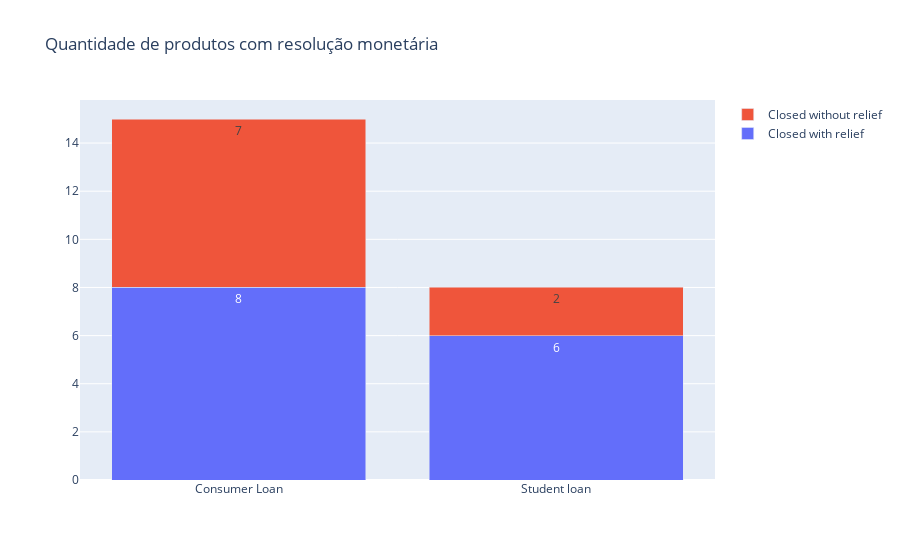
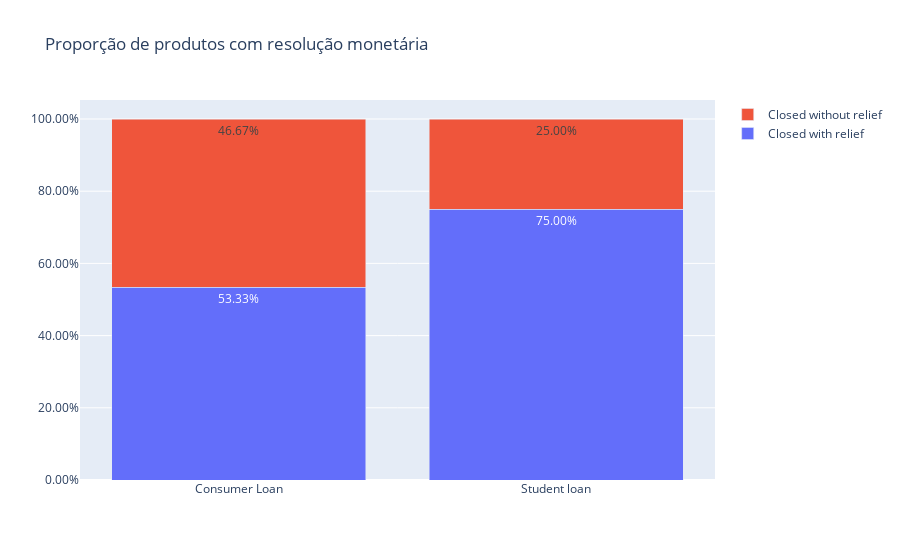

Notebook cell for these charts, in order:
### Code cell
# plot um grafico com as proporções dos produtos com resolução monetária
import plotly.graph_objects as go

x = [produto1, produto2]

y1 = [dataSituacao1[produto1], dataSituacao1[produto2]]
y2 = [dataSituacao2[produto1], dataSituacao2[produto2]]
fig = go.Figure(data=[
    go.Bar(name=situacao1, x=x, y=y1, text=y1, textposition='inside'),
    go.Bar(name=situacao2, x=x, y=y2, text=y2, textposition='inside')
])

fig.update_layout(
    barmode='stack', title='Quantidade de produtos com resolução monetária')
fig.show()

# proporção de produtos com resolução monetária
y1 = [dataSituacao1[produto1] / (dataSituacao1[produto1] + dataSituacao2[produto1]),
      dataSituacao1[produto2] / (dataSituacao1[produto2] + dataSituacao2[produto2])]

y2 = [dataSituacao2[produto1] / (dataSituacao1[produto1] + dataSituacao2[produto1]),
      dataSituacao2[produto2] / (dataSituacao1[produto2] + dataSituacao2[produto2])]
# formato de porcentagem
fig = go.Figure(data=[
    go.Bar(name=situacao1, x=x, y=y1, text=y1, textposition='inside', texttemplate='%{text:.2%}'),
    go.Bar(name=situacao2, x=x, y=y2, text=y2, textposition='inside', texttemplate='%{text:.2%}')
])


# fig.update_layout(barmode='stack', title='Proporção de produtos com resolução monetária', yaxis_tickformat=".2%")
# adicione os valores dentro das barras
# exemplo dentro da barra exibir o valor correspondente de cada barra
fig.update_layout(
    barmode='stack', title='Proporção de produtos com resolução monetária', yaxis_tickformat=".2%")
fig.show()

### Figure 1 — Plotly figure (JSON) as saved in the notebook; plotly's stock layout.template omitted (floating-point values rounded to 4 significant figures)
{"data": [{"name": "Closed with relief", "text": ["8", "6"], "textposition": "inside", "type": "bar", "x": ["Consumer Loan", "Student loan"], "y": [8, 6]}, {"name": "Closed without relief", "text": ["7", "2"], "textposition": "inside", "type": "bar", "x": ["Consumer Loan", "Student loan"], "y": [7, 2]}], "layout": {"barmode": "stack", "title": {"text": "Quantidade de produtos com resolução monetária"}}}

### Figure 2 — Plotly figure (JSON) as saved in the notebook; plotly's stock layout.template omitted (floating-point values rounded to 4 significant figures)
{"data": [{"name": "Closed with relief", "text": ["0.5333333333333333", "0.75"], "textposition": "inside", "texttemplate": "%{text:.2%}", "type": "bar", "x": ["Consumer Loan", "Student loan"], "y": [0.5333, 0.75]}, {"name": "Closed without relief", "text": ["0.4666666666666667", "0.25"], "textposition": "inside", "texttemplate": "%{text:.2%}", "type": "bar", "x": ["Consumer Loan", "Student loan"], "y": [0.4667, 0.25]}], "layout": {"barmode": "stack", "title": {"text": "Proporção de produtos com resolução monetária"}, "yaxis": {"tickformat": ".2%"}}}
